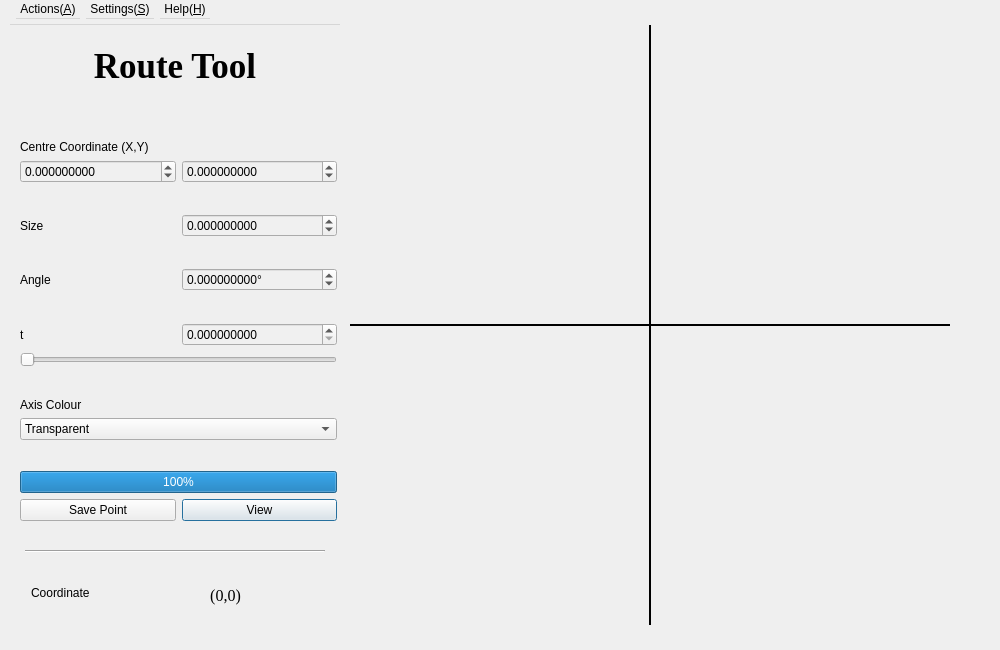
<?xml version="1.0" encoding="UTF-8"?>
<ui version="4.0">
 <class>Route_Tool</class>
 <widget class="QDialog" name="Route_Tool">
  <property name="geometry">
   <rect>
    <x>0</x>
    <y>0</y>
    <width>1000</width>
    <height>650</height>
   </rect>
  </property>
  <property name="palette">
   <palette>
    <active>
     <colorrole role="Base">
      <brush brushstyle="SolidPattern">
       <color alpha="255">
        <red>240</red>
        <green>240</green>
        <blue>240</blue>
       </color>
      </brush>
     </colorrole>
    </active>
    <inactive>
     <colorrole role="Base">
      <brush brushstyle="SolidPattern">
       <color alpha="255">
        <red>240</red>
        <green>240</green>
        <blue>240</blue>
       </color>
      </brush>
     </colorrole>
    </inactive>
    <disabled>
     <colorrole role="Base">
      <brush brushstyle="SolidPattern">
       <color alpha="255">
        <red>240</red>
        <green>240</green>
        <blue>240</blue>
       </color>
      </brush>
     </colorrole>
    </disabled>
   </palette>
  </property>
  <property name="windowTitle">
   <string>Route Tool</string>
  </property>
  <property name="windowIcon">
   <iconset resource="Icon_resources.qrc">
    <normaloff>:/Menu Icon/Route_Tool.svg</normaloff>:/Menu Icon/Route_Tool.svg</iconset>
  </property>
  <property name="locale">
   <locale language="English" country="UnitedKingdom"/>
  </property>
  <widget class="QLabel" name="Route_View">
   <property name="geometry">
    <rect>
     <x>350</x>
     <y>25</y>
     <width>600</width>
     <height>600</height>
    </rect>
   </property>
   <property name="mouseTracking">
    <bool>true</bool>
   </property>
   <property name="text">
    <string/>
   </property>
   <property name="alignment">
    <set>Qt::AlignCenter</set>
   </property>
  </widget>
  <widget class="QLabel" name="label">
   <property name="geometry">
    <rect>
     <x>25</x>
     <y>30</y>
     <width>300</width>
     <height>71</height>
    </rect>
   </property>
   <property name="font">
    <font>
     <family>Times New Roman</family>
     <pointsize>26</pointsize>
     <weight>75</weight>
     <bold>true</bold>
    </font>
   </property>
   <property name="text">
    <string>Route Tool</string>
   </property>
   <property name="alignment">
    <set>Qt::AlignCenter</set>
   </property>
  </widget>
  <widget class="Line" name="line">
   <property name="geometry">
    <rect>
     <x>25</x>
     <y>550</y>
     <width>300</width>
     <height>3</height>
    </rect>
   </property>
   <property name="orientation">
    <enum>Qt::Horizontal</enum>
   </property>
  </widget>
  <widget class="QLabel" name="Label_Coordinate">
   <property name="geometry">
    <rect>
     <x>130</x>
     <y>570</y>
     <width>191</width>
     <height>51</height>
    </rect>
   </property>
   <property name="font">
    <font>
     <family>Times New Roman</family>
     <pointsize>12</pointsize>
    </font>
   </property>
   <property name="text">
    <string>(0,0)</string>
   </property>
   <property name="alignment">
    <set>Qt::AlignCenter</set>
   </property>
  </widget>
  <widget class="QLabel" name="label_3">
   <property name="geometry">
    <rect>
     <x>31</x>
     <y>583</y>
     <width>81</width>
     <height>20</height>
    </rect>
   </property>
   <property name="text">
    <string>Coordinate</string>
   </property>
  </widget>
  <widget class="QWidget" name="gridLayoutWidget">
   <property name="geometry">
    <rect>
     <x>20</x>
     <y>140</y>
     <width>317</width>
     <height>381</height>
    </rect>
   </property>
   <layout class="QGridLayout" name="gridLayout">
    <item row="16" column="1">
     <widget class="QPushButton" name="pushButton_view">
      <property name="locale">
       <locale language="English" country="UnitedKingdom"/>
      </property>
      <property name="text">
       <string>View</string>
      </property>
     </widget>
    </item>
    <item row="4" column="0">
     <spacer name="verticalSpacer_2">
      <property name="orientation">
       <enum>Qt::Vertical</enum>
      </property>
      <property name="sizeHint" stdset="0">
       <size>
        <width>20</width>
        <height>40</height>
       </size>
      </property>
     </spacer>
    </item>
    <item row="7" column="0">
     <widget class="QLabel" name="label_6">
      <property name="text">
       <string>t</string>
      </property>
     </widget>
    </item>
    <item row="1" column="0">
     <widget class="QDoubleSpinBox" name="doubleSpinBox_centreX">
      <property name="decimals">
       <number>9</number>
      </property>
      <property name="minimum">
       <double>-99.999999000000003</double>
      </property>
      <property name="maximum">
       <double>99.999999000000003</double>
      </property>
     </widget>
    </item>
    <item row="13" column="0" colspan="2">
     <widget class="QComboBox" name="comboBox_axisColour">
      <item>
       <property name="text">
        <string>Transparent</string>
       </property>
      </item>
      <item>
       <property name="text">
        <string>Black</string>
       </property>
      </item>
      <item>
       <property name="text">
        <string>White</string>
       </property>
      </item>
      <item>
       <property name="text">
        <string>Red</string>
       </property>
      </item>
      <item>
       <property name="text">
        <string>Green</string>
       </property>
      </item>
      <item>
       <property name="text">
        <string>Blue</string>
       </property>
      </item>
      <item>
       <property name="text">
        <string>Yellow</string>
       </property>
      </item>
      <item>
       <property name="text">
        <string>Gray</string>
       </property>
      </item>
     </widget>
    </item>
    <item row="7" column="1">
     <widget class="QDoubleSpinBox" name="doubleSpinBox_t">
      <property name="decimals">
       <number>9</number>
      </property>
      <property name="maximum">
       <double>1.000000000000000</double>
      </property>
      <property name="singleStep">
       <double>0.010000000000000</double>
      </property>
     </widget>
    </item>
    <item row="3" column="1">
     <widget class="QDoubleSpinBox" name="doubleSpinBox_size">
      <property name="decimals">
       <number>9</number>
      </property>
      <property name="minimum">
       <double>-99.999999000000003</double>
      </property>
      <property name="maximum">
       <double>99.999999000000003</double>
      </property>
     </widget>
    </item>
    <item row="14" column="0">
     <spacer name="verticalSpacer_3">
      <property name="orientation">
       <enum>Qt::Vertical</enum>
      </property>
      <property name="sizeHint" stdset="0">
       <size>
        <width>20</width>
        <height>40</height>
       </size>
      </property>
     </spacer>
    </item>
    <item row="0" column="0" colspan="2">
     <widget class="QLabel" name="label_4">
      <property name="text">
       <string>Centre Coordinate (X,Y)</string>
      </property>
     </widget>
    </item>
    <item row="3" column="0">
     <widget class="QLabel" name="label_2">
      <property name="text">
       <string>Size</string>
      </property>
     </widget>
    </item>
    <item row="12" column="0" colspan="2">
     <widget class="QLabel" name="label_5">
      <property name="text">
       <string>Axis Colour</string>
      </property>
     </widget>
    </item>
    <item row="15" column="0" colspan="2">
     <widget class="QProgressBar" name="progressBar">
      <property name="value">
       <number>100</number>
      </property>
     </widget>
    </item>
    <item row="2" column="0">
     <spacer name="verticalSpacer">
      <property name="orientation">
       <enum>Qt::Vertical</enum>
      </property>
      <property name="sizeHint" stdset="0">
       <size>
        <width>20</width>
        <height>40</height>
       </size>
      </property>
     </spacer>
    </item>
    <item row="8" column="0" colspan="2">
     <widget class="QSlider" name="Slider_time">
      <property name="maximum">
       <number>1000000000</number>
      </property>
      <property name="singleStep">
       <number>1</number>
      </property>
      <property name="pageStep">
       <number>10000</number>
      </property>
      <property name="orientation">
       <enum>Qt::Horizontal</enum>
      </property>
     </widget>
    </item>
    <item row="6" column="0">
     <spacer name="verticalSpacer_5">
      <property name="orientation">
       <enum>Qt::Vertical</enum>
      </property>
      <property name="sizeHint" stdset="0">
       <size>
        <width>20</width>
        <height>40</height>
       </size>
      </property>
     </spacer>
    </item>
    <item row="9" column="0">
     <spacer name="verticalSpacer_4">
      <property name="orientation">
       <enum>Qt::Vertical</enum>
      </property>
      <property name="sizeHint" stdset="0">
       <size>
        <width>20</width>
        <height>40</height>
       </size>
      </property>
     </spacer>
    </item>
    <item row="1" column="1">
     <widget class="QDoubleSpinBox" name="doubleSpinBox_centreY">
      <property name="decimals">
       <number>9</number>
      </property>
      <property name="minimum">
       <double>-99.999999000000003</double>
      </property>
      <property name="maximum">
       <double>99.999999000000003</double>
      </property>
     </widget>
    </item>
    <item row="16" column="0">
     <widget class="QPushButton" name="pushButton_Save">
      <property name="text">
       <string>Save Point</string>
      </property>
     </widget>
    </item>
    <item row="5" column="0">
     <widget class="QLabel" name="label_7">
      <property name="text">
       <string>Angle</string>
      </property>
     </widget>
    </item>
    <item row="5" column="1">
     <widget class="QDoubleSpinBox" name="doubleSpinBox_angle">
      <property name="suffix">
       <string>°</string>
      </property>
      <property name="decimals">
       <number>9</number>
      </property>
      <property name="minimum">
       <double>-10000.000000000000000</double>
      </property>
      <property name="maximum">
       <double>10000.000000000000000</double>
      </property>
     </widget>
    </item>
   </layout>
  </widget>
  <widget class="Line" name="Axis_x">
   <property name="geometry">
    <rect>
     <x>350</x>
     <y>324</y>
     <width>600</width>
     <height>2</height>
    </rect>
   </property>
   <property name="mouseTracking">
    <bool>true</bool>
   </property>
   <property name="frameShadow">
    <enum>QFrame::Plain</enum>
   </property>
   <property name="lineWidth">
    <number>2</number>
   </property>
   <property name="orientation">
    <enum>Qt::Horizontal</enum>
   </property>
  </widget>
  <widget class="Line" name="Axis_y">
   <property name="geometry">
    <rect>
     <x>649</x>
     <y>25</y>
     <width>2</width>
     <height>600</height>
    </rect>
   </property>
   <property name="mouseTracking">
    <bool>true</bool>
   </property>
   <property name="frameShadow">
    <enum>QFrame::Plain</enum>
   </property>
   <property name="lineWidth">
    <number>2</number>
   </property>
   <property name="orientation">
    <enum>Qt::Vertical</enum>
   </property>
  </widget>
  <widget class="QMenuBar" name="menubar">
   <property name="geometry">
    <rect>
     <x>10</x>
     <y>0</y>
     <width>330</width>
     <height>25</height>
    </rect>
   </property>
   <property name="palette">
    <palette>
     <active>
      <colorrole role="Base">
       <brush brushstyle="SolidPattern">
        <color alpha="255">
         <red>240</red>
         <green>240</green>
         <blue>240</blue>
        </color>
       </brush>
      </colorrole>
     </active>
     <inactive>
      <colorrole role="Base">
       <brush brushstyle="SolidPattern">
        <color alpha="255">
         <red>240</red>
         <green>240</green>
         <blue>240</blue>
        </color>
       </brush>
      </colorrole>
     </inactive>
     <disabled>
      <colorrole role="Base">
       <brush brushstyle="SolidPattern">
        <color alpha="255">
         <red>240</red>
         <green>240</green>
         <blue>240</blue>
        </color>
       </brush>
      </colorrole>
     </disabled>
    </palette>
   </property>
   <widget class="QMenu" name="menuActions">
    <property name="title">
     <string>Actions(&amp;A)</string>
    </property>
    <addaction name="actionView"/>
    <addaction name="actionSave_Point"/>
    <addaction name="separator"/>
    <addaction name="actionBack_to_main_window"/>
   </widget>
   <widget class="QMenu" name="menuSettings">
    <property name="title">
     <string>Settings(&amp;S)</string>
    </property>
    <widget class="QMenu" name="menuLayer">
     <property name="title">
      <string>Layer</string>
     </property>
     <addaction name="actionMixed_2"/>
     <addaction name="separator"/>
     <addaction name="actionFractal_1"/>
     <addaction name="actionFractal_2"/>
     <addaction name="actionFractal_3"/>
     <addaction name="actionFractal_4"/>
     <addaction name="separator"/>
     <addaction name="actionPicture_1"/>
     <addaction name="actionPicture_2"/>
     <addaction name="separator"/>
     <addaction name="actionWatermark"/>
    </widget>
    <widget class="QMenu" name="menuImage_quiality">
     <property name="title">
      <string>Image quiality</string>
     </property>
     <addaction name="actionHigh"/>
     <addaction name="actionLow"/>
    </widget>
    <widget class="QMenu" name="menuCoordinate_mouse_tracking">
     <property name="title">
      <string>Coordinate mouse tracking</string>
     </property>
     <addaction name="actionOn"/>
     <addaction name="actionOff"/>
    </widget>
    <addaction name="menuLayer"/>
    <addaction name="menuImage_quiality"/>
    <addaction name="menuCoordinate_mouse_tracking"/>
   </widget>
   <widget class="QMenu" name="menuHelp">
    <property name="title">
     <string>Help(&amp;H)</string>
    </property>
    <addaction name="actionRoute_Tool_Help"/>
    <addaction name="separator"/>
    <addaction name="actionFractal_Designer_Help"/>
   </widget>
   <addaction name="menuActions"/>
   <addaction name="menuSettings"/>
   <addaction name="menuHelp"/>
  </widget>
  <action name="actionBack_to_main_window">
   <property name="icon">
    <iconset resource="Icon_resources.qrc">
     <normaloff>:/Menu Icon/Previous.svg</normaloff>:/Menu Icon/Previous.svg</iconset>
   </property>
   <property name="text">
    <string>Back to main window</string>
   </property>
   <property name="shortcut">
    <string>Ctrl+W</string>
   </property>
  </action>
  <action name="actionRoute_Tool_Help">
   <property name="icon">
    <iconset resource="Icon_resources.qrc">
     <normaloff>:/icon/Menu Icon/Help.svg</normaloff>:/icon/Menu Icon/Help.svg</iconset>
   </property>
   <property name="text">
    <string>Route Tool Help</string>
   </property>
   <property name="shortcut">
    <string>Ctrl+H</string>
   </property>
  </action>
  <action name="actionMixed">
   <property name="text">
    <string>Mixed</string>
   </property>
  </action>
  <action name="actionFractal_1">
   <property name="checkable">
    <bool>true</bool>
   </property>
   <property name="checked">
    <bool>true</bool>
   </property>
   <property name="text">
    <string>Fractal 1</string>
   </property>
  </action>
  <action name="actionFractal_2">
   <property name="enabled">
    <bool>false</bool>
   </property>
   <property name="text">
    <string>Fractal 2</string>
   </property>
  </action>
  <action name="actionFractal_3">
   <property name="enabled">
    <bool>false</bool>
   </property>
   <property name="text">
    <string>Fractal 3</string>
   </property>
  </action>
  <action name="actionFractal_4">
   <property name="enabled">
    <bool>false</bool>
   </property>
   <property name="text">
    <string>Fractal 4</string>
   </property>
  </action>
  <action name="actionMixed_2">
   <property name="checkable">
    <bool>true</bool>
   </property>
   <property name="checked">
    <bool>true</bool>
   </property>
   <property name="text">
    <string>Mixed</string>
   </property>
  </action>
  <action name="actionHigh">
   <property name="checkable">
    <bool>true</bool>
   </property>
   <property name="checked">
    <bool>true</bool>
   </property>
   <property name="text">
    <string>High</string>
   </property>
  </action>
  <action name="actionLow">
   <property name="enabled">
    <bool>false</bool>
   </property>
   <property name="text">
    <string>Low</string>
   </property>
  </action>
  <action name="actionOn">
   <property name="checkable">
    <bool>true</bool>
   </property>
   <property name="checked">
    <bool>true</bool>
   </property>
   <property name="text">
    <string>On</string>
   </property>
  </action>
  <action name="actionOff">
   <property name="enabled">
    <bool>false</bool>
   </property>
   <property name="text">
    <string>Off</string>
   </property>
  </action>
  <action name="actionFractal_Designer_Help">
   <property name="icon">
    <iconset resource="Icon_resources.qrc">
     <normaloff>:/icon/Menu Icon/Help.svg</normaloff>:/icon/Menu Icon/Help.svg</iconset>
   </property>
   <property name="text">
    <string>Fractal Designer Help</string>
   </property>
  </action>
  <action name="actionView">
   <property name="text">
    <string>View</string>
   </property>
   <property name="shortcut">
    <string>Shift+V</string>
   </property>
  </action>
  <action name="actionSave_Point">
   <property name="icon">
    <iconset resource="Icon_resources.qrc">
     <normaloff>:/icon/Menu Icon/Save.svg</normaloff>:/icon/Menu Icon/Save.svg</iconset>
   </property>
   <property name="text">
    <string>Save Point</string>
   </property>
   <property name="shortcut">
    <string>Ctrl+S</string>
   </property>
  </action>
  <action name="actionPicture_1">
   <property name="enabled">
    <bool>false</bool>
   </property>
   <property name="text">
    <string>Picture 1</string>
   </property>
  </action>
  <action name="actionPicture_2">
   <property name="enabled">
    <bool>false</bool>
   </property>
   <property name="text">
    <string>Picture 2</string>
   </property>
  </action>
  <action name="actionWatermark">
   <property name="enabled">
    <bool>false</bool>
   </property>
   <property name="text">
    <string>Watermark</string>
   </property>
  </action>
 </widget>
 <resources>
  <include location="Icon_resources.qrc"/>
 </resources>
 <connections/>
</ui>
